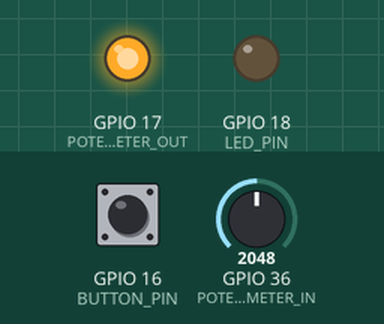
Recording of a sketch running on a simulated ESP32. Shown: output pins drawn as LEDs (lit = HIGH). Inputs (shaded band) come from the test bench; at power-on: GPIO 16 (BUTTON_PIN) HIGH, GPIO 36 (POTENTIOMETER_IN) = 2048. WiFi joins after 1.5 s; servers stay silent unless stated; random numbers use the default seed unless the sketch sets one; no MQTT or app messages arrive unless stated; not simulated (calls return 0 or success): credential.h; what the sketch prints to the serial monitor is not drawn.

Above: at 2.7 s.
2.8 s: GPIO 16 (BUTTON_PIN) pulled LOW for 0.15 s
At 4.0 s:
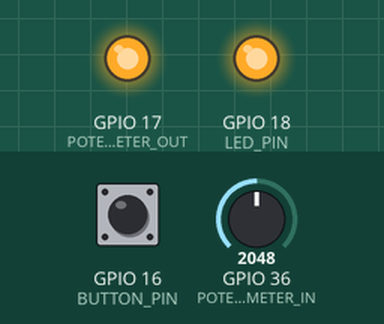
4.4 s: GPIO 36 (POTENTIOMETER_IN) set to 438
7.4 s: GPIO 36 (POTENTIOMETER_IN) set to 388
13.4 s: GPIO 16 (BUTTON_PIN) pulled LOW for 1 s
At 15.5 s:
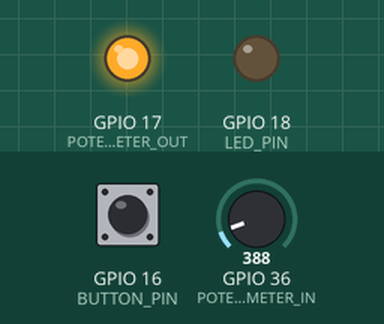
Timing chart, 0 to 17.0 s (numbered marks = the images above; inputs shaded):
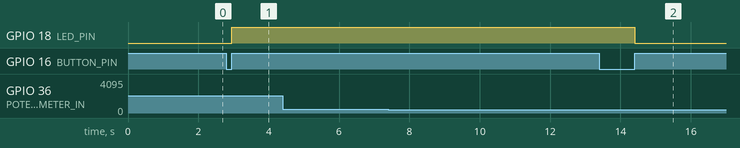

The sketch:

bus-stop-button.ino
```cpp
#include <WiFiManager.h>
#include "credential.h"
#include <WiFi.h>
#include <PubSubClient.h>
#include <WiFiClientSecure.h>

/*
credential.h file:

String ssid     = "***"
String password = "***";
String mqtt_username = "fran_student";
String mqtt_password = "Franhive1";
String mqtt_server = "d1690858e84545978808a4cc1505ee04.s2.eu.hivemq.cloud";
String mqtt_port = "8883";

*/


WiFiClientSecure espClient;
PubSubClient client(espClient);
unsigned long lastMsg = 0;

int currentstateFSM_Led = 0;
int lastPotentiometerValue = 0;

unsigned long lastMillisCounter = 0;

String updateTime = "120000";

#define BUTTON_PIN 16 // ESP32 pin GIOP16, which connected to button
#define LED_PIN 18    // ESP32 pin GIOP18, which connected to led
#define POTENTIOMETER_IN 36
#define POTENTIOMETER_OUT 17

#define MSG_BUFFER_SIZE (50)
char msg[MSG_BUFFER_SIZE];

String topic = "devices/hButtons/";

String stopID = "61503";


static const char *root_ca PROGMEM = R"EOF(
-----BEGIN CERTIFICATE-----
MIIFazCCA1OgAwIBAgIRAIIQz7DSQONZRGPgu2OCiwAwDQYJKoZIhvcNAQELBQAw
TzELMAkGA1UEBhMCVVMxKTAnBgNVBAoTIEludGVybmV0IFNlY3VyaXR5IFJlc2Vh
cmNoIEdyb3VwMRUwEwYDVQQDEwxJU1JHIFJvb3QgWDEwHhcNMTUwNjA0MTEwNDM4
WhcNMzUwNjA0MTEwNDM4WjBPMQswCQYDVQQGEwJVUzEpMCcGA1UEChMgSW50ZXJu
ZXQgU2VjdXJpdHkgUmVzZWFyY2ggR3JvdXAxFTATBgNVBAMTDElTUkcgUm9vdCBY
MTCCAiIwDQYJKoZIhvcNAQEBBQADggIPADCCAgoCggIBAK3oJHP0FDfzm54rVygc
h77ct984kIxuPOZXoHj3dcKi/vVqbvYATyjb3miGbESTtrFj/RQSa78f0uoxmyF+
0TM8ukj13Xnfs7j/EvEhmkvBioZxaUpmZmyPfjxwv60pIgbz5MDmgK7iS4+3mX6U
A5/TR5d8mUgjU+g4rk8Kb4Mu0UlXjIB0ttov0DiNewNwIRt18jA8+o+u3dpjq+sW
T8KOEUt+zwvo/7V3LvSye0rgTBIlDHCNAymg4VMk7BPZ7hm/ELNKjD+Jo2FR3qyH
B5T0Y3HsLuJvW5iB4YlcNHlsdu87kGJ55tukmi8mxdAQ4Q7e2RCOFvu396j3x+UC
B5iPNgiV5+I3lg02dZ77DnKxHZu8A/lJBdiB3QW0KtZB6awBdpUKD9jf1b0SHzUv
KBds0pjBqAlkd25HN7rOrFleaJ1/ctaJxQZBKT5ZPt0m9STJEadao0xAH0ahmbWn
OlFuhjuefXKnEgV4We0+UXgVCwOPjdAvBbI+e0ocS3MFEvzG6uBQE3xDk3SzynTn
jh8BCNAw1FtxNrQHusEwMFxIt4I7mKZ9YIqioymCzLq9gwQbooMDQaHWBfEbwrbw
qHyGO0aoSCqI3Haadr8faqU9GY/rOPNk3sgrDQoo//fb4hVC1CLQJ13hef4Y53CI
rU7m2Ys6xt0nUW7/vGT1M0NPAgMBAAGjQjBAMA4GA1UdDwEB/wQEAwIBBjAPBgNV
HRMBAf8EBTADAQH/MB0GA1UdDgQWBBR5tFnme7bl5AFzgAiIyBpY9umbbjANBgkq
hkiG9w0BAQsFAAOCAgEAVR9YqbyyqFDQDLHYGmkgJykIrGF1XIpu+ILlaS/V9lZL
ubhzEFnTIZd+50xx+7LSYK05qAvqFyFWhfFQDlnrzuBZ6brJFe+GnY+EgPbk6ZGQ
3BebYhtF8GaV0nxvwuo77x/Py9auJ/GpsMiu/X1+mvoiBOv/2X/qkSsisRcOj/KK
NFtY2PwByVS5uCbMiogziUwthDyC3+6WVwW6LLv3xLfHTjuCvjHIInNzktHCgKQ5
ORAzI4JMPJ+GslWYHb4phowim57iaztXOoJwTdwJx4nLCgdNbOhdjsnvzqvHu7Ur
TkXWStAmzOVyyghqpZXjFaH3pO3JLF+l+/+sKAIuvtd7u+Nxe5AW0wdeRlN8NwdC
jNPElpzVmbUq4JUagEiuTDkHzsxHpFKVK7q4+63SM1N95R1NbdWhscdCb+ZAJzVc
oyi3B43njTOQ5yOf+1CceWxG1bQVs5ZufpsMljq4Ui0/1lvh+wjChP4kqKOJ2qxq
4RgqsahDYVvTH9w7jXbyLeiNdd8XM2w9U/t7y0Ff/9yi0GE44Za4rF2LN9d11TPA
mRGunUHBcnWEvgJBQl9nJEiU0Zsnvgc/ubhPgXRR4Xq37Z0j4r7g1SgEEzwxA57d
emyPxgcYxn/eR44/KJ4EBs+lVDR3veyJm+kXQ99b21/+jh5Xos1AnX5iItreGCc=
-----END CERTIFICATE-----
)EOF";

void setup()
{

    Serial.begin(115200);
    Serial.print("Connecting to ");
    Serial.println(ssid);


    WiFiManagerParameter parameter_stopid("StopID", "StopId", stopID.c_str(), 10);
    WiFiManagerParameter parameter_server("Server", "Server", mqtt_server.c_str(), 60);
    WiFiManagerParameter parameter_port("Port", "Port", mqtt_port.c_str(), 6);
    WiFiManagerParameter parameter_user("Username", "Username", mqtt_username.c_str(), 20);
    WiFiManagerParameter parameter_pw("Pw", "Pw", mqtt_password.c_str(), 20);
    WiFiManagerParameter parameter_delta("RefreshRate", "Refresh Rate Millis", updateTime.c_str(), 10);


    WiFiManager wifiManager;

    wifiManager.addParameter(&parameter_stopid);
    wifiManager.addParameter(&parameter_server);
    wifiManager.addParameter(&parameter_port);
    wifiManager.addParameter(&parameter_user);
    wifiManager.addParameter(&parameter_pw);
    wifiManager.addParameter(&parameter_delta);


    wifiManager.setConfigPortalTimeout(60);
    wifiManager.startConfigPortal("Smart Bus Stop");


    stopID = String(parameter_stopid.getValue());
    mqtt_server = String(parameter_server.getValue());
    mqtt_port = String(parameter_port.getValue());
    mqtt_username = String(parameter_user.getValue());
    mqtt_password = String(parameter_pw.getValue());
    updateTime = String(parameter_delta.getValue());
    //wifiManager.autoConnect();

    randomSeed(micros());
    Serial.print("WiFi connected at IP address: ");
    Serial.println(WiFi.localIP());

    espClient.setCACert(root_ca);
    client.setServer(mqtt_server.c_str(), atoi(mqtt_port.c_str()));
    client.setCallback(callback);

    pinMode(BUTTON_PIN, INPUT_PULLUP); // set ESP32 pin to input pull-up mode
    pinMode(LED_PIN, OUTPUT);          // set ESP32 pin to output mode
    pinMode(POTENTIOMETER_IN, INPUT_PULLUP);
    pinMode(POTENTIOMETER_OUT, OUTPUT);

    digitalWrite(POTENTIOMETER_OUT, HIGH);
}

void loop()
{
    int potentiometerValue = map(analogRead(POTENTIOMETER_IN), 0, 4096, 0, 100);
    Serial.println("Potentiometer value read: " + String(potentiometerValue));

    if (millis() - lastMillisCounter > atoi(updateTime.c_str()))
    {
        lastMillisCounter = millis();
        if (potentiometerValue > lastPotentiometerValue + 5 || potentiometerValue < lastPotentiometerValue - 5)
        {
            lastPotentiometerValue = potentiometerValue;
            publishMessage("devices/fermate/" + stopID + "/contapersone/", String(potentiometerValue), true);
        }
    }

    if (!client.connected())
        reconnect();
    client.loop();

    // 1.0 input read
    int buttonState;
    buttonState = digitalRead(BUTTON_PIN);

    // input to enum

    // 2.0 future state
    int futurestateFSM_Led;

    // default future state = current state
    futurestateFSM_Led = currentstateFSM_Led;
    if (currentstateFSM_Led == 0 && buttonState == HIGH)
        futurestateFSM_Led = 1;
    if (currentstateFSM_Led == 1 && buttonState == LOW)
        futurestateFSM_Led = 2;
    if (currentstateFSM_Led == 2 && buttonState == HIGH)
        futurestateFSM_Led = 3;
    if (currentstateFSM_Led == 3 && buttonState == LOW)
        futurestateFSM_Led = 0;

    // 3.0  on entry and on exit actions
    if (futurestateFSM_Led != currentstateFSM_Led)
    {
        if (futurestateFSM_Led == 1)
        {
            digitalWrite(LED_PIN, LOW);
            publishMessage(String(topic + "from/" + stopID), String(LOW), true);

        }
        if (futurestateFSM_Led == 3)
        {
            digitalWrite(LED_PIN, HIGH);
            publishMessage(String(topic + "from/" + stopID), String(HIGH), true);
            publishMessage("devices/fermate/" + stopID + "/contapersone/", String(potentiometerValue), true);

        }
    }

    // 4.0 transition
    currentstateFSM_Led = futurestateFSM_Led;
}

void reconnect()
{
    // Loop until we’re reconnected
    while (!client.connected())
    {
        Serial.print("Attempting MQTT connection. ");
        String clientId = "ESP8266Client-"; // Create a random client ID
        clientId += String(random(0xffff), HEX);
        // Attempt to connect
        if (client.connect(clientId.c_str(), mqtt_username.c_str(), mqtt_password.c_str()))
        {
            Serial.println("Connected");
            client.subscribe(String(topic + "to/" + stopID).c_str()); // subscribe the topics here
                                                                      // client.subscribe(command2_topic);
        }
        else
        {
            Serial.print("Failed, rc=");
            Serial.print(client.state());
            Serial.println(" try again in 5 seconds"); // Wait 5 seconds before retrying
            delay(5000);
        }
    }
}

void callback(char *topic, byte *payload, unsigned int length)
{
    String incommingMessage = "";
    for (int i = 0; i < length; i++)
        incommingMessage += (char)payload[i];
    Serial.println("Message arrived from " + String(topic) + ": " + incommingMessage);
    if (incommingMessage == "0")
    {
        currentstateFSM_Led = 0;
    }
    else if (incommingMessage == "1")
    {
        currentstateFSM_Led = 2;
    }
}

void publishMessage(String mytopic, String payload, boolean retained)
{
    if (client.publish(mytopic.c_str(), payload.c_str(), true))
        Serial.println("Message published on " + mytopic + ": " + payload);
}
```

Measured:
- after the input at 2.8 s, GPIO 18 (LED_PIN): LOW → HIGH after 0.15 s
- after the input at 13.4 s, GPIO 18 (LED_PIN): HIGH → LOW after 1.0 s
